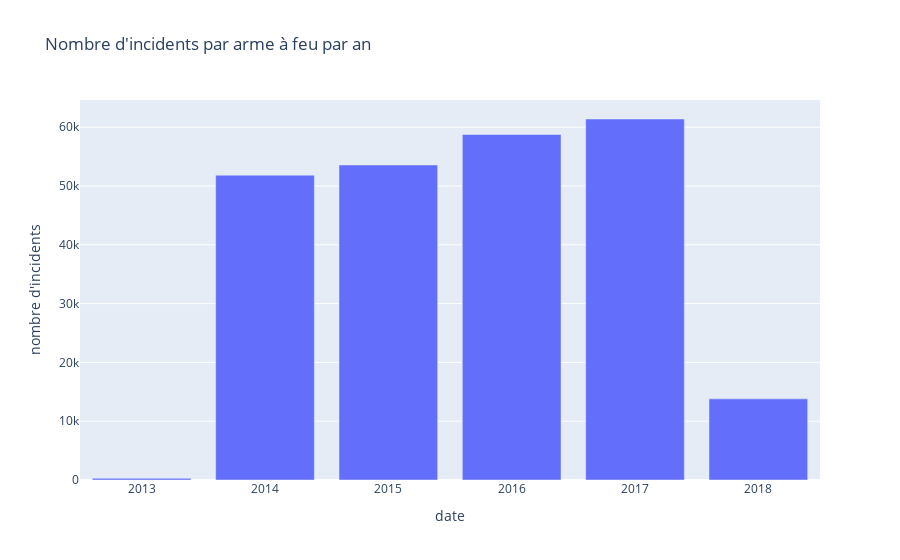

Notebook cell for this chart:
### Code cell
fig2bis = px.bar(updated_base, x=pd.unique(updated_base['date'].dt.year), y=updated_base.groupby(updated_base['date'].dt.year).count()['incident_id'],
              labels={"x":"date", "y":"nombre d'incidents"},
              title="Nombre d'incidents par arme à feu par an")


fig2bis

### Figure 1 — Plotly figure (JSON) as saved in the notebook; plotly's stock layout.template omitted (floating-point values rounded to 4 significant figures)
{"data": [{"alignmentgroup": "True", "hovertemplate": "date=%{x}<br>nombre d'incidents=%{y}<extra></extra>", "legendgroup": "", "marker": {"color": "#636efa", "pattern": {"shape": ""}}, "name": "", "offsetgroup": "", "orientation": "v", "showlegend": false, "textposition": "auto", "type": "bar", "x": [2013, 2014, 2015, 2016, 2017, 2018], "xaxis": "x", "y": [278, 51854, 53579, 58763, 61401, 13802], "yaxis": "y"}], "layout": {"barmode": "relative", "legend": {"tracegroupgap": 0}, "title": {"text": "Nombre d'incidents par arme à feu par an"}, "xaxis": {"anchor": "y", "domain": [0, 1], "title": {"text": "date"}}, "yaxis": {"anchor": "x", "domain": [0, 1], "title": {"text": "nombre d'incidents"}}}}
